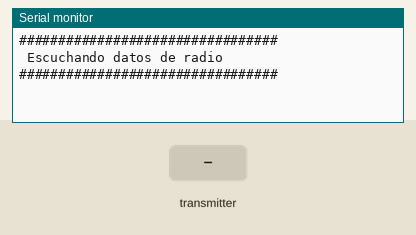
A sketch run on a simulated Arduino Uno, built with avr-gcc and run on an emulated ATmega328P. Parts: the last lines printed to the serial monitor. Inputs (shaded band) come from the test bench. No radio packets arrive unless stated.

Above: at 1.2 s.
1.3 s: the transmitter starts sending peso = 0
At 1.37 s:
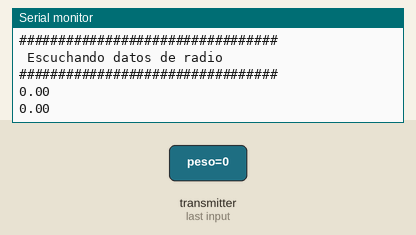
3.2 s: the transmitter starts sending peso = 25
At 3.27 s:
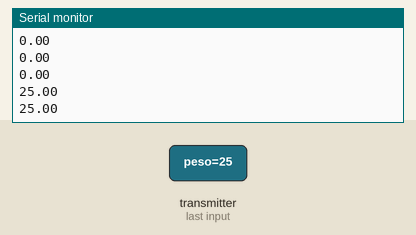

Measured:
- after the input at 1.3 s, the serial monitor: prints a new line at once (image 1)
- after the input at 3.2 s, the serial monitor: prints a new line at once (image 2)

The sketch:

receptor_nrf24sketch_aug27b.ino
```cpp
// ###################################################################//
//----Autor Nelson Castillo
//-----------------Codigo del receptor-------------------------------
//Conexiones ARDUINO UNO/NANO, bus SPI:
//** MOSI -> D11
//** MISO -> D12
//** CLK  -> D13
//** CE   -> D9
//** CSN  -> D10
//Alimentacíon del modulo adaptador que vende max electronica
//Library: TMRh20/RF24, https://github.com/tmrh20/RF24/
////##########################################################
//
#include <SPI.h>
#include <nRF24L01.h>
#include <RF24.h>
#include "HX711.h"     //libreria hx711
#define DOUT A1        //pin data hx711
#define CLK A0         //pin reloj hx711
float t0;
HX711 balanza(DOUT, CLK); //creo objeto
long val=0;
//long peso[1];

#define CE_PIN 9
#define CSN_PIN 10

RF24 radio(CE_PIN, CSN_PIN); // creamos el objeto radio (NRF24L01)
const byte address[6] = "00001";   //tuberia de comunicacion
float peso;     //variable a medir peso
void setup() {
  Serial.begin(9600);       // inicializamos el puerto serie
  Serial.println("#################################");
  Serial.println(" Escuchando datos de radio");    //mensaje x mo serial
  Serial.println("#################################");
  radio.begin();                      // inicializamos el NRF24L01
  radio.openReadingPipe(0, address); // Abrimos un canal de lectura
  radio.setDataRate(RF24_250KBPS);   //tasa bits per second
  radio.setPALevel(RF24_PA_MIN);     //potencia
  radio.startListening();            // empezamos a escuchar por el canal
}

void loop() {
  if (radio.available()) {          //si hay datos disponibles

    //char peso[32] = "";
    radio.read(&peso, sizeof(peso));  //leer lo que llega
    Serial.println(peso);              // imprimir x m serial

  }else{
    //Serial.println("No hay datos de radio disponibles");//mensaje x m serial
 }
 //delay(100);      // retardo de 100 milisegundos
}
```
